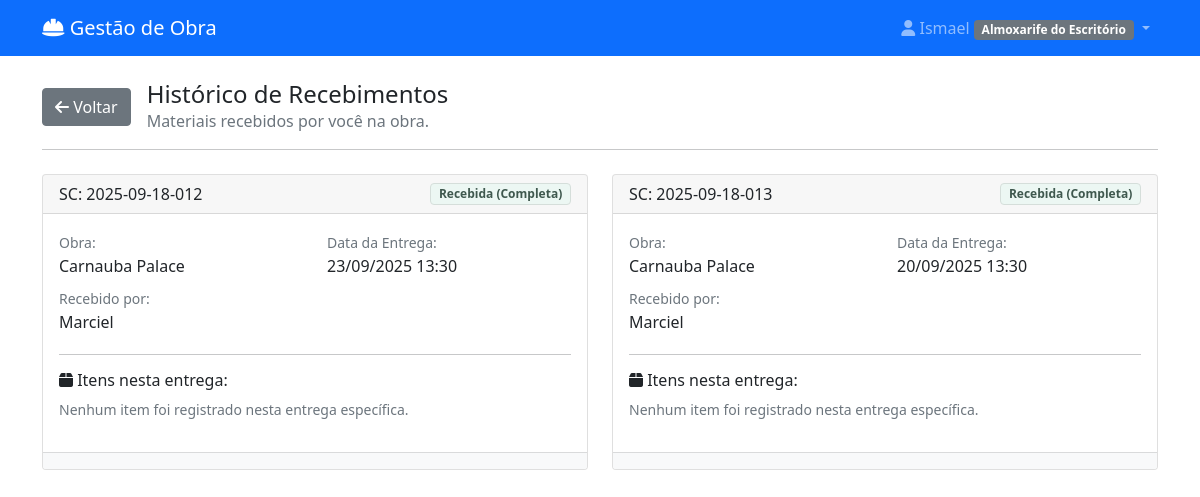
/historico-recebimentos/ (signed in), run on an earlier commit of the app's database.
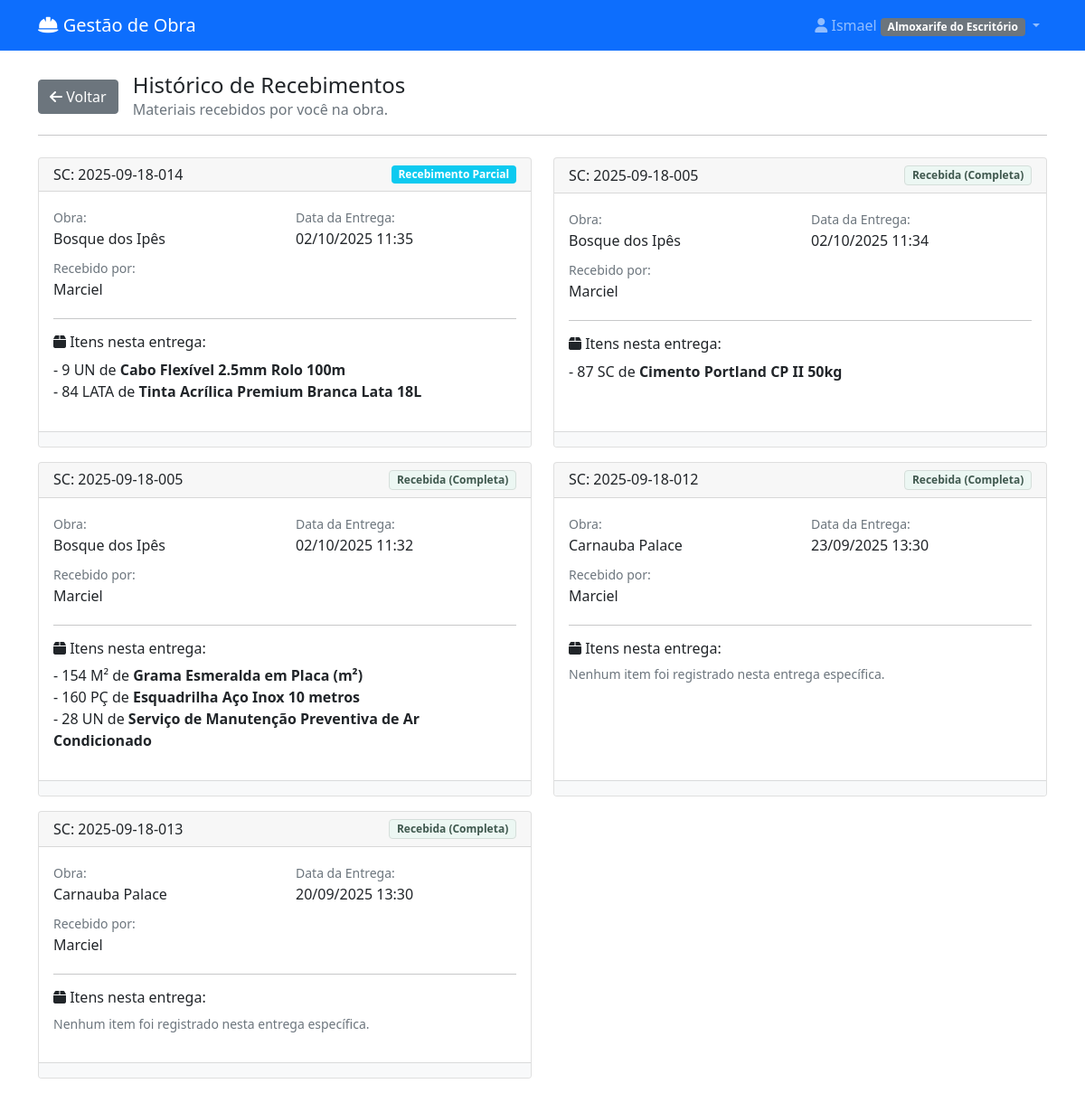
And on a later commit of the database.
### materiais/models.py (models this page shows, shortened)
class Recebimento(models.Model):
    solicitacao = models.ForeignKey(SolicitacaoCompra, on_delete=models.CASCADE, related_name='recebimentos', verbose_name="Solicitação de Compra")
    recebedor = models.ForeignKey(User, on_delete=models.PROTECT, verbose_name="Recebedor")
    data_recebimento = models.DateTimeField(default=timezone.now, verbose_name="Data de Recebimento")
    observacoes = models.TextField(blank=True, verbose_name="Observações Gerais")
    nota_fiscal = models.FileField(upload_to=get_nota_fiscal_upload_path, verbose_name="Nota Fiscal", blank=True, null=True)
    sc_assinada = models.FileField(upload_to=get_sc_assinada_upload_path, verbose_name="SC Assinada", blank=True, null=True)
    boleto_comprovante = models.FileField(upload_to=get_boleto_comprovante_upload_path, verbose_name="Boleto/Comprovante", blank=True, null=True)
    class Meta:
        verbose_name = "Recebimento"
        verbose_name_plural = "Recebimentos"
        ordering = ['-data_recebimento']

class SolicitacaoCompra(models.Model):
    STATUS_CHOICES = [
        ('rascunho', 'Rascunho'),
        ('pendente_aprovacao', 'Pendente de Aprovação'),
        ('aprovado_engenharia', 'Aprovado - Engenharia'),
        ('aprovada', 'Cotação - Para Iniciar'),
        ('rejeitada', 'Rejeitada'),
        ('em_cotacao', 'Cotação - Em Andamento'),
        ('aguardando_resposta', 'Cotação - Aguardando Resposta'),
        ('cotacao_selecionada', 'Cotação - Recebida/Analisar'),
        ('finalizada', 'RM Gerada'),
        ('a_caminho', 'A Caminho'),
        ('recebida_parcial', 'Recebida Parcialmente'),  # <-- NOVO STATUS ADICIONADO
        ('recebida', 'Recebida'),
    ]
    numero = models.CharField(max_length=100, unique=True, blank=True, verbose_name="Código")
    solicitante = models.ForeignKey(User, on_delete=models.CASCADE, related_name='solicitacoes')
    obra = models.ForeignKey(Obra, on_delete=models.CASCADE, null=True, blank=True)
    destino = models.ForeignKey(
        DestinoEntrega,
        on_delete=models.SET_NULL,
        null=True,
        blank=True,
        verbose_name="Destino de Entrega"
    )
    categoria_sc = models.ForeignKey(
        CategoriaSC,
        on_delete=models.SET_NULL,
        null=True,
        blank=True,
        verbose_name="Categoria da SC"
    )
    data_criacao = models.DateTimeField(auto_now_add=True)
    data_necessidade = models.DateField()
    justificativa = models.TextField(verbose_name="Observação Geral")
    is_emergencial = models.BooleanField(default=False, verbose_name="Solicitação Emergencial")
    status = models.CharField(max_length=20, choices=STATUS_CHOICES, default='rascunho')
    aprovador = models.ForeignKey(User, on_delete=models.SET_NULL, null=True, blank=True, related_name='aprovacoes')
    data_aprovacao = models.DateTimeField(null=True, blank=True)
    observacoes_aprovacao = models.TextField(blank=True)
    data_recebimento = models.DateTimeField(null=True, blank=True, verbose_name="Data de Recebimento")
    recebedor = models.ForeignKey(User, on_delete=models.CASCADE, verbose_name="Recebedor", null=True, blank=True)
    sc_mae = models.ForeignKey(
        'self',
        on_delete=models.SET_NULL,
        null=True,
        blank=True,
        related_name='scs_filhas'
    )

class Obra(models.Model):
    nome = models.CharField(max_length=100, verbose_name="Nome da Obra")
    endereco = models.CharField(max_length=200, blank=True, verbose_name="Endereço")
    data_inicio = models.DateField(null=True, blank=True, verbose_name="Data de Início")
    data_fim = models.DateField(null=True, blank=True, verbose_name="Data de Fim")
    ativa = models.BooleanField(default=True, verbose_name="Ativa")
    class Meta:
        verbose_name = "Obra"
        verbose_name_plural = "Obras"

class User(AbstractUser):
    PERFIL_CHOICES = [
        ('almoxarife_obra', 'Almoxarife da Obra'),
        ('engenheiro', 'Engenheiro'),
        ('almoxarife_escritorio', 'Almoxarife do Escritório'),
        ('diretor', 'Diretor'),
    ]
    perfil = models.CharField(max_length=30, choices=PERFIL_CHOICES)
    telefone = models.CharField(max_length=15, blank=True)
    obras = models.ManyToManyField('Obra', blank=True, related_name='usuarios')
    assinatura_imagem = models.ImageField(upload_to='assinaturas/', null=True, blank=True, verbose_name="Imagem da Assinatura")

class ItemRecebido(models.Model):
    recebimento = models.ForeignKey(Recebimento, on_delete=models.CASCADE, related_name='itens_recebidos')
    item_solicitado = models.ForeignKey(ItemSolicitacao, on_delete=models.CASCADE, related_name='recebimentos')
    quantidade_recebida = models.DecimalField(max_digits=10, decimal_places=2, verbose_name="Quantidade Recebida")
    observacoes = models.TextField(blank=True)
    class Meta:
        verbose_name = "Item Recebido"
        verbose_name_plural = "Itens Recebidos"

class ItemSolicitacao(models.Model):
    solicitacao = models.ForeignKey(SolicitacaoCompra, on_delete=models.CASCADE, related_name='itens')
    item_catalogo = models.ForeignKey(ItemCatalogo, on_delete=models.PROTECT, null=True, blank=True)
    descricao = models.CharField(max_length=200)
    unidade = models.CharField(max_length=50)
    categoria = models.CharField(max_length=200, blank=True)
    quantidade = models.DecimalField(max_digits=10, decimal_places=2)
    observacoes = models.TextField(blank=True)
    aprovado = models.BooleanField(default=False)
    class Meta:
        verbose_name = "Item da Solicitação"
        verbose_name_plural = "Itens da Solicitação"

### materiais/views.py (the view)
# urls.py: path('historico-recebimentos/', views.historico_recebimentos, name='historico_recebimentos'),
@login_required
def historico_recebimentos(request):
    user = request.user
    perfil = user.perfil
    if perfil not in ['almoxarife_obra', 'almoxarife_escritorio', 'diretor', 'engenheiro']:
        messages.error(request, 'Acesso negado.')
        return redirect('materiais:dashboard')
    if perfil in ['almoxarife_escritorio', 'diretor']:
        base_query = Recebimento.objects.all()
    else: # almoxarife_obra ou engenheiro
        user_obras = user.obras.all()
        base_query = Recebimento.objects.filter(solicitacao__obra__in=user_obras)
    materiais_recebidos = base_query.select_related(
        'solicitacao__obra', 'recebedor'
    ).prefetch_related(
        'itens_recebidos__item_solicitado'
    ).order_by('-data_recebimento')
    context = {
        'materiais_recebidos': materiais_recebidos
    }
    return render(request, 'materiais/historico_recebimentos.html', context)

### materiais/templates/materiais/historico_recebimentos.html (shortened to what this page needs)
{% extends 'materiais/base.html' %}
{% block content %}
<div class="d-flex align-items-center mb-3">
    <a href="{% url 'materiais:dashboard' %}" class="btn btn-secondary me-3">
        <i class="fas fa-arrow-left"></i> Voltar
    </a>
    <div>
        <h4 class="mb-0">Histórico de Recebimentos</h4>
        <p class="text-muted mb-0">Materiais recebidos por você na obra.</p>
    </div>
</div>
<hr class="mb-4">
{% if materiais_recebidos %}
    <div class="row">
        {% for recebimento in materiais_recebidos %}
        <div class="col-md-6 mb-3">
            <div class="card h-100">
                <div class="card-header d-flex justify-content-between align-items-center">
                    <h6 class="mb-0">SC: {{ recebimento.solicitacao.numero }}</h6>
                    {% if recebimento.solicitacao.status == 'recebida' %}
                        <span class="status-badge badge-entregue">Recebida (Completa)</span>
                    {% else %}
                        <span class="badge bg-info">Recebimento Parcial</span>
                    {% endif %}
                </div>
                <div class="card-body">
                    <div class="row">
                        <div class="col-6">
                            <small class="text-muted">Obra:</small>
                            <p class="mb-2">{{ recebimento.solicitacao.obra.nome|default:"-" }}</p>
                        </div>
                        <div class="col-6">
                            <small class="text-muted">Data da Entrega:</small>
                            <p class="mb-2">{{ recebimento.data_recebimento|date:"d/m/Y H:i" }}</p>
                        </div>
                        <div class="col-12">
                            <small class="text-muted">Recebido por:</small>
                            <p class="mb-1">{{ recebimento.recebedor.get_full_name|default:recebimento.recebedor.username }}</p>
                        </div>
                    </div>
                    <hr class="my-3">
                    <h6 class="mb-2"><i class="fas fa-box"></i> Itens nesta entrega:</h6>
                    {% if recebimento.itens_recebidos.all %}
                        <ul class="list-unstyled">
                            {% for item in recebimento.itens_recebidos.all %}
                                <li>- {{ item.quantidade_recebida|floatformat:"-2" }} {{ item.item_solicitado.unidade }} de <strong>{{ item.item_solicitado.descricao }}</strong></li>
                            {% endfor %}
                        </ul>
                    {% else %}
                        <p class="text-muted small">Nenhum item foi registrado nesta entrega específica.</p>
                    {% endif %}
                </div>
                <div class="card-footer bg-light">
                </div>
            </div>
        </div>
        {% endfor %}
    </div>
{% endif %}
{% endblock %}

What changed in the data, as far as the page shows it:
added Recebimento: solicitacao.numero "2025-09-18-014", shows "Recebimento Parcial", solicitacao.obra.nome "Bosque dos Ipês", data_recebimento "02/10/2025 11:35", recebedor.get_full_name "Marciel"
added ItemRecebido: quantidade_recebida "9", item_solicitado.unidade "UN", item_solicitado.descricao "Cabo Flexível 2.5mm Rolo 100m", shown under "2025-09-18-014"
added ItemRecebido: quantidade_recebida "84", item_solicitado.unidade "LATA", item_solicitado.descricao "Tinta Acrílica Premium Branca Lata 18L", shown under "2025-09-18-014"
added Recebimento: solicitacao.numero "2025-09-18-005", shows "Recebida (Completa)", solicitacao.obra.nome "Bosque dos Ipês", data_recebimento "02/10/2025 11:34", recebedor.get_full_name "Marciel"
added ItemRecebido: quantidade_recebida "87", item_solicitado.unidade "SC", item_solicitado.descricao "Cimento Portland CP II 50kg", shown under "2025-09-18-005"
added Recebimento: solicitacao.numero "2025-09-18-005", shows "Recebida (Completa)", solicitacao.obra.nome "Bosque dos Ipês", data_recebimento "02/10/2025 11:32", recebedor.get_full_name "Marciel"
added ItemRecebido: quantidade_recebida "154", item_solicitado.unidade "M²", item_solicitado.descricao "Grama Esmeralda em Placa (m²)", shown under "2025-09-18-005"
added ItemRecebido: quantidade_recebida "160", item_solicitado.unidade "PÇ", item_solicitado.descricao "Esquadrilha Aço Inox 10 metros", shown under "2025-09-18-005"
added ItemRecebido: quantidade_recebida "28", item_solicitado.unidade "UN", item_solicitado.descricao "Serviço de Manutenção Preventiva de Ar Condicionado", shown under "2025-09-18-005"
